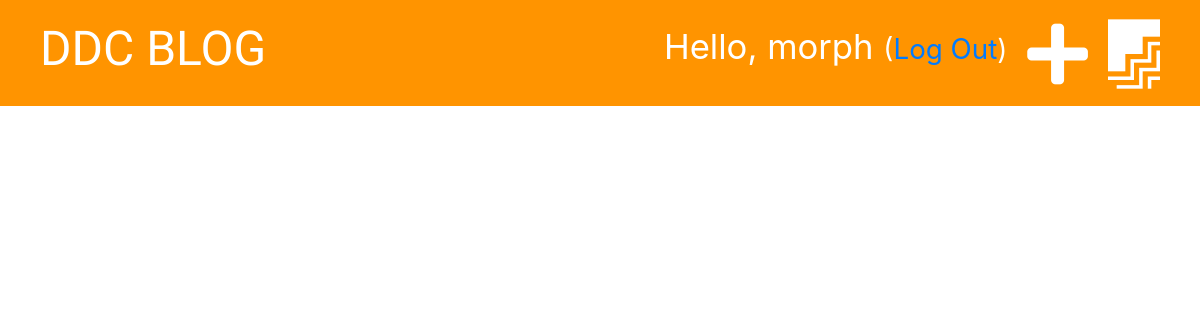
Page / (signed in) on the earlier database version.
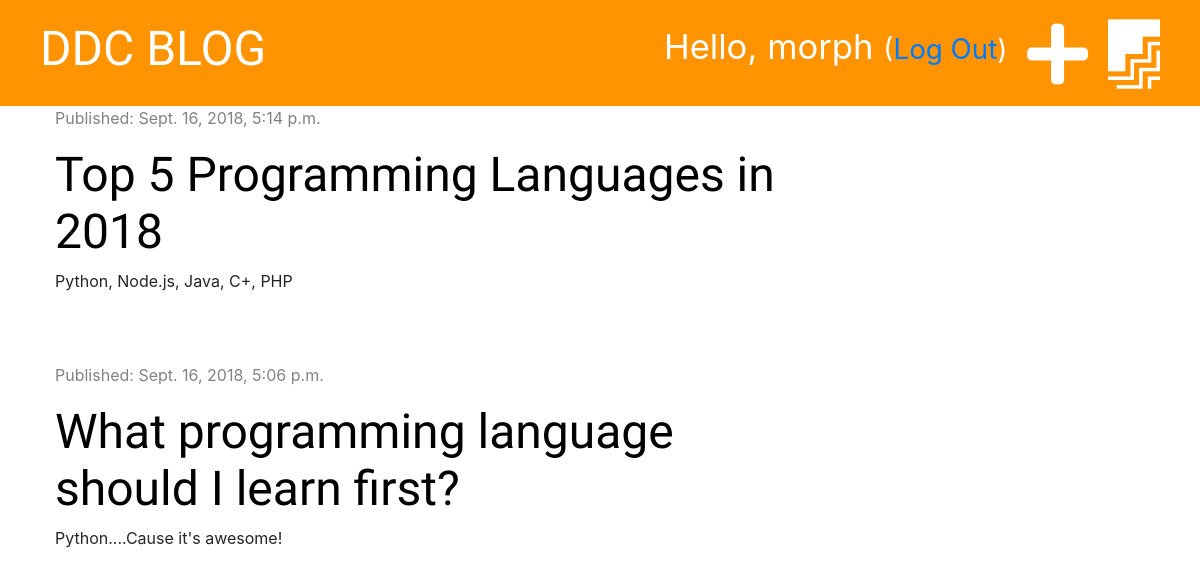
Same page on the later database version.
### blog/models.py (models this page shows, shortened)
class Post(models.Model):
    author = models.ForeignKey('auth.User', on_delete=models.CASCADE)
    title = models.CharField(max_length=200)
    text = models.TextField()
    created_date = models.DateTimeField(default=timezone.now)
    published_date = models.DateTimeField(blank=True, null=True)

### blog/views.py (the view)
# urls.py: path('', views.post_list, name="post_list"),
def post_list(request):
    posts = Post.objects.filter(published_date__lte=timezone.now()).order_by('-published_date')
    stuff_for_frontend = {'posts': posts}
    return render(request, "blog/post_list.html", stuff_for_frontend)

### blog/templates/blog/post_list.html
{% extends 'blog/base.html' %}
{% block content %}
    {% for post in posts %}
        <div class="post">
            <div class="date">
                <p>Published: {{ post.published_date }}</p>
            </div>
            <h1><a href="{% url 'post_detail' pk=post.pk %}">{{ post.title }}</a></h1>
            <p>{{ post.text|linebreaksbr }}</p>
        </div>
    {% endfor %}
{% endblock %}

### blog/templates/blog/base.html (shortened to what this page needs)
{% load staticfiles %}
<!DOCTYPE html>
<html lang="en">
<head>
    <link href="https://stackpath.bootstrapcdn.com/bootstrap/4.1.3/css/bootstrap.min.css" rel="stylesheet">
    <link rel="stylesheet" href="{% static 'css/blog.css' %}">
    <link rel="stylesheet" href="https://use.fontawesome.com/releases/v5.3.1/css/all.css">
</head>
<body>
<div class="page-header">
    {% if user.is_authenticated %}
        <a href="{% url 'post_draft_list' %}" class="top-menu"><i class="fab fa-firstdraft fa-2x"></i></a>
        <a href="{% url 'post_new' %}" class="top-menu"><i class="fas fa-plus fa-2x" style="color:white;"></i></a>
        <p class="top-menu">Hello, {{ user.username }} <small>(<a href="{% url 'logout' %}">Log Out</a>)</small></p>
    {% else %}
        <a href="{% url 'login' %}" class="top-menu"><i class="fas fa-sign-in-alt fa-2x"></i></a>
    {% endif %}
    <h1><a href="{% url 'post_list' %}">DDC BLOG</a></h1>
</div>
<div class="content container">
    <div class="row">
        <div class="col-md-8">
            {% block content %}
            {% endblock %}
        </div>
    </div>
</div>
</body>
</html>

### blog/static/css/blog.css (style rules this page uses)
.page-header { background-color: #ff9400; margin-top: 0; padding: 20px 20px 20px 40px; }
.page-header h1, .page-header h1 a { color: #ffffff; font-size: 36pt; text-decoration: none; }
.content { margin-left: 40px; }
h1, h2, h3, h4 { font-family: 'Tangerine', 'Inconsolata', 'Droid Sans', serif; font-size: 48px; }
.date { color: #828282; }
.post { margin-bottom: 70px; }
.post h1 a { color: #000000; }
.top-menu { color: #ffffff; float: right; font-size: 26pt; margin-right: 20px; }

Differences in the rows shown:
added Post: published_date "Sept. 16, 2018, 5:14 p.m.", title "Top 5 Programming Languages in 2018", text "Python, Node.js, Java, C+, PHP"
added Post: published_date "Sept. 16, 2018, 5:06 p.m.", title "What programming language should I learn first?", text "Python....Cause it's awesome!"
